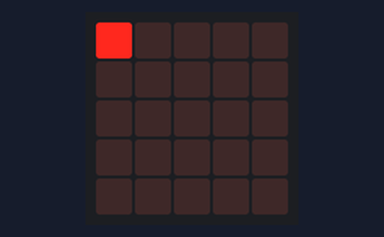
The program below on a simulated BBC micro:bit (MakeCode). Shown: the board's 5×5 LED display.

Above: at 0.01 s.
At 0.61 s:
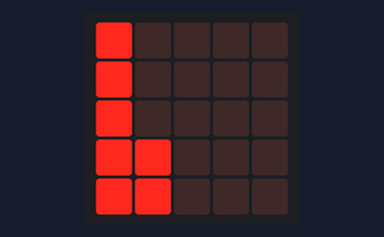
At 1.21 s:
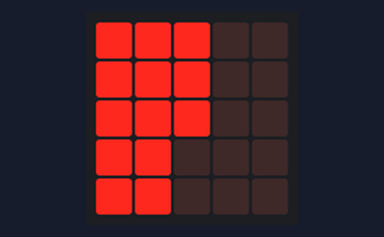
At 1.81 s:
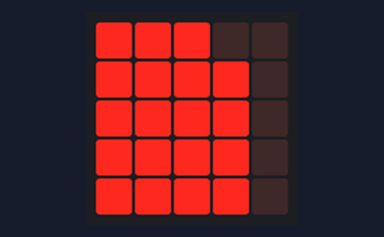
At 2.5 s:
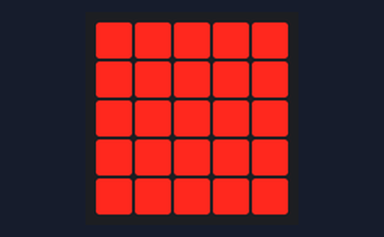

The program:

main.ts
```typescript
for (let x = 0; x <= 4; x++) {
    for (let y = 0; y <= 4; y++) {
        if (x % 2 != 0) {
            for (let index = 0; index < 4; index++) {
                led.plot(x, 4 - y)
                basic.pause(25)
            }
        } else {
            for (let index = 0; index < 4; index++) {
                led.plot(x, y)
                basic.pause(25)
            }
        }
    }
}
basic.forever(function () {

})
```

test.ts
```typescript
// 在這裡測試；當此封包作為擴充功能時，將不會編譯此內容。
```
